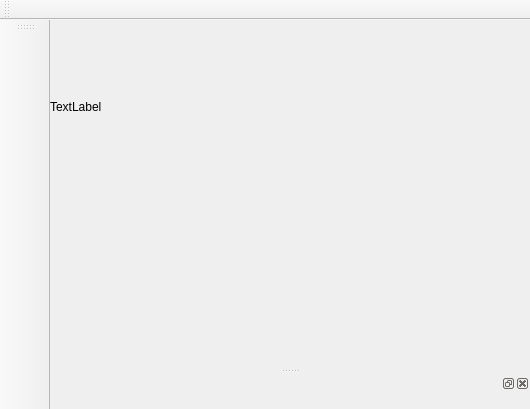
<?xml version="1.0" encoding="UTF-8"?>
<ui version="4.0">
 <class>MainWindow</class>
 <widget class="QMainWindow" name="MainWindow">
  <property name="geometry">
   <rect>
    <x>0</x>
    <y>0</y>
    <width>530</width>
    <height>409</height>
   </rect>
  </property>
  <property name="windowTitle">
   <string>MainWindow</string>
  </property>
  <widget class="QWidget" name="centralWidget">
   <layout class="QVBoxLayout" name="verticalLayout">
    <property name="spacing">
     <number>0</number>
    </property>
    <property name="leftMargin">
     <number>0</number>
    </property>
    <property name="topMargin">
     <number>0</number>
    </property>
    <property name="rightMargin">
     <number>0</number>
    </property>
    <property name="bottomMargin">
     <number>0</number>
    </property>
    <item>
     <layout class="QHBoxLayout" name="horizontalLayout_3">
      <property name="spacing">
       <number>0</number>
      </property>
      <property name="leftMargin">
       <number>0</number>
      </property>
      <property name="topMargin">
       <number>0</number>
      </property>
      <property name="rightMargin">
       <number>0</number>
      </property>
      <property name="bottomMargin">
       <number>0</number>
      </property>
      <item>
       <widget class="QLabel" name="label_13">
        <property name="text">
         <string>TextLabel</string>
        </property>
       </widget>
      </item>
      <item>
       <spacer name="horizontalSpacer">
        <property name="orientation">
         <enum>Qt::Horizontal</enum>
        </property>
        <property name="sizeHint" stdset="0">
         <size>
          <width>285</width>
          <height>20</height>
         </size>
        </property>
       </spacer>
      </item>
      <item>
       <widget class="ZoomAdjust" name="zoomPart" native="true">
        <property name="minimumSize">
         <size>
          <width>200</width>
          <height>0</height>
         </size>
        </property>
       </widget>
      </item>
      <item>
       <widget class="QWidget" name="widget" native="true">
        <property name="minimumSize">
         <size>
          <width>12</width>
          <height>0</height>
         </size>
        </property>
       </widget>
      </item>
     </layout>
    </item>
    <item>
     <layout class="QHBoxLayout" name="horizontalLayout">
      <property name="spacing">
       <number>0</number>
      </property>
      <property name="leftMargin">
       <number>0</number>
      </property>
      <property name="topMargin">
       <number>0</number>
      </property>
      <property name="rightMargin">
       <number>0</number>
      </property>
      <property name="bottomMargin">
       <number>0</number>
      </property>
      <item>
       <widget class="WSplitter" name="splitter">
        <property name="lineWidth">
         <number>0</number>
        </property>
        <property name="orientation">
         <enum>Qt::Horizontal</enum>
        </property>
        <property name="opaqueResize">
         <bool>true</bool>
        </property>
        <property name="handleWidth">
         <number>1</number>
        </property>
        <widget class="QWidget" name="leftPanel">
         <property name="sizePolicy">
          <sizepolicy hsizetype="Preferred" vsizetype="Preferred">
           <horstretch>0</horstretch>
           <verstretch>0</verstretch>
          </sizepolicy>
         </property>
         <property name="maximumSize">
          <size>
           <width>250</width>
           <height>16777215</height>
          </size>
         </property>
         <layout class="QVBoxLayout" name="verticalLayout_2">
          <property name="spacing">
           <number>0</number>
          </property>
          <property name="leftMargin">
           <number>6</number>
          </property>
          <property name="topMargin">
           <number>0</number>
          </property>
          <property name="rightMargin">
           <number>0</number>
          </property>
          <property name="bottomMargin">
           <number>0</number>
          </property>
         </layout>
        </widget>
        <widget class="QWidget" name="container">
         <property name="sizePolicy">
          <sizepolicy hsizetype="Preferred" vsizetype="Preferred">
           <horstretch>0</horstretch>
           <verstretch>0</verstretch>
          </sizepolicy>
         </property>
         <layout class="QVBoxLayout" name="verticalLayout_3">
          <property name="spacing">
           <number>0</number>
          </property>
          <property name="leftMargin">
           <number>0</number>
          </property>
          <property name="topMargin">
           <number>0</number>
          </property>
          <property name="rightMargin">
           <number>0</number>
          </property>
          <property name="bottomMargin">
           <number>0</number>
          </property>
          <item>
           <widget class="Workspace" name="workspace" native="true"/>
          </item>
         </layout>
        </widget>
       </widget>
      </item>
     </layout>
    </item>
   </layout>
  </widget>
  <widget class="QDockWidget" name="bottomDock">
   <property name="minimumSize">
    <size>
     <width>58</width>
     <height>35</height>
    </size>
   </property>
   <attribute name="dockWidgetArea">
    <number>8</number>
   </attribute>
   <widget class="QWidget" name="dockWidgetContents"/>
  </widget>
  <widget class="QMenuBar" name="menuBar">
   <property name="geometry">
    <rect>
     <x>0</x>
     <y>0</y>
     <width>530</width>
     <height>21</height>
    </rect>
   </property>
  </widget>
  <widget class="QToolBar" name="leftBar">
   <property name="minimumSize">
    <size>
     <width>50</width>
     <height>0</height>
    </size>
   </property>
   <property name="windowTitle">
    <string>toolBar</string>
   </property>
   <attribute name="toolBarArea">
    <enum>LeftToolBarArea</enum>
   </attribute>
   <attribute name="toolBarBreak">
    <bool>false</bool>
   </attribute>
  </widget>
  <widget class="QToolBar" name="topBar">
   <property name="minimumSize">
    <size>
     <width>0</width>
     <height>20</height>
    </size>
   </property>
   <property name="windowTitle">
    <string>toolBar_2</string>
   </property>
   <attribute name="toolBarArea">
    <enum>TopToolBarArea</enum>
   </attribute>
   <attribute name="toolBarBreak">
    <bool>false</bool>
   </attribute>
  </widget>
 </widget>
 <layoutdefault spacing="6" margin="11"/>
 <customwidgets>
  <customwidget>
   <class>Workspace</class>
   <extends>QWidget</extends>
   <header>workspace.h</header>
   <container>1</container>
  </customwidget>
  <customwidget>
   <class>WSplitter</class>
   <extends>QSplitter</extends>
   <header>wsplitter.h</header>
   <container>1</container>
  </customwidget>
  <customwidget>
   <class>ZoomAdjust</class>
   <extends>QWidget</extends>
   <header>zoomadjust.h</header>
   <container>1</container>
  </customwidget>
 </customwidgets>
 <resources/>
 <connections/>
</ui>
